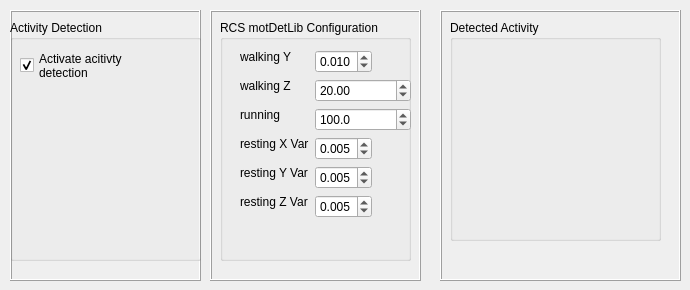
    <widget class="QWidget" name="tabActivityDetectionProperties">
     <attribute name="icon">
      <iconset resource="../../resource/std.qrc">
       <normaloff>:/icons/activitydetection.png</normaloff>:/icons/activitydetection.png</iconset>
     </attribute>
     <attribute name="title">
      <string>Activity</string>
     </attribute>
     <widget class="QFrame" name="frame_5">
      <property name="geometry">
       <rect>
        <x>210</x>
        <y>10</y>
        <width>211</width>
        <height>271</height>
       </rect>
      </property>
      <property name="frameShape">
       <enum>QFrame::Box</enum>
      </property>
      <property name="frameShadow">
       <enum>QFrame::Raised</enum>
      </property>
      <widget class="QGroupBox" name="groupBox_6">
       <property name="geometry">
        <rect>
         <x>10</x>
         <y>10</y>
         <width>191</width>
         <height>241</height>
        </rect>
       </property>
       <property name="title">
        <string>RCS motDetLib Configuration</string>
       </property>
       <widget class="QWidget" name="formLayoutWidget_4">
        <property name="geometry">
         <rect>
          <x>20</x>
          <y>30</y>
          <width>171</width>
          <height>224</height>
         </rect>
        </property>
        <layout class="QFormLayout" name="formLayout_4">
         <item row="0" column="0">
          <widget class="QLabel" name="label_13">
           <property name="sizePolicy">
            <sizepolicy hsizetype="Maximum" vsizetype="Maximum">
             <horstretch>0</horstretch>
             <verstretch>0</verstretch>
            </sizepolicy>
           </property>
           <property name="minimumSize">
            <size>
             <width>60</width>
             <height>0</height>
            </size>
           </property>
           <property name="text">
            <string>walking Y</string>
           </property>
          </widget>
         </item>
         <item row="0" column="1">
          <widget class="QDoubleSpinBox" name="sbWalkingY">
           <property name="sizePolicy">
            <sizepolicy hsizetype="Maximum" vsizetype="Maximum">
             <horstretch>0</horstretch>
             <verstretch>0</verstretch>
            </sizepolicy>
           </property>
           <property name="minimumSize">
            <size>
             <width>49</width>
             <height>0</height>
            </size>
           </property>
           <property name="decimals">
            <number>3</number>
           </property>
           <property name="maximum">
            <double>1.000000000000000</double>
           </property>
           <property name="singleStep">
            <double>0.005000000000000</double>
           </property>
           <property name="value">
            <double>0.010000000000000</double>
           </property>
          </widget>
         </item>
         <item row="1" column="0">
          <widget class="QLabel" name="label_14">
           <property name="sizePolicy">
            <sizepolicy hsizetype="Maximum" vsizetype="Maximum">
             <horstretch>0</horstretch>
             <verstretch>0</verstretch>
            </sizepolicy>
           </property>
           <property name="minimumSize">
            <size>
             <width>60</width>
             <height>0</height>
            </size>
           </property>
           <property name="text">
            <string>walking Z</string>
           </property>
          </widget>
         </item>
         <item row="1" column="1">
          <widget class="QDoubleSpinBox" name="sbWalkingZ">
           <property name="minimum">
            <double>1.000000000000000</double>
           </property>
           <property name="maximum">
            <double>40.000000000000000</double>
           </property>
           <property name="value">
            <double>20.000000000000000</double>
           </property>
          </widget>
         </item>
         <item row="2" column="0">
          <widget class="QLabel" name="label_15">
           <property name="sizePolicy">
            <sizepolicy hsizetype="Maximum" vsizetype="Maximum">
             <horstretch>0</horstretch>
             <verstretch>0</verstretch>
            </sizepolicy>
           </property>
           <property name="minimumSize">
            <size>
             <width>60</width>
             <height>0</height>
            </size>
           </property>
           <property name="text">
            <string>running</string>
           </property>
          </widget>
         </item>
         <item row="2" column="1">
          <widget class="QDoubleSpinBox" name="sbRunning">
           <property name="decimals">
            <number>1</number>
           </property>
           <property name="minimum">
            <double>10.000000000000000</double>
           </property>
           <property name="maximum">
            <double>200.000000000000000</double>
           </property>
           <property name="value">
            <double>100.000000000000000</double>
           </property>
          </widget>
         </item>
         <item row="3" column="0">
          <widget class="QLabel" name="label_16">
           <property name="sizePolicy">
            <sizepolicy hsizetype="Maximum" vsizetype="Maximum">
             <horstretch>0</horstretch>
             <verstretch>0</verstretch>
            </sizepolicy>
           </property>
           <property name="minimumSize">
            <size>
             <width>60</width>
             <height>0</height>
            </size>
           </property>
           <property name="text">
            <string>resting X Var</string>
           </property>
          </widget>
         </item>
         <item row="3" column="1">
          <widget class="QDoubleSpinBox" name="sbRestingX">
           <property name="sizePolicy">
            <sizepolicy hsizetype="Maximum" vsizetype="Maximum">
             <horstretch>0</horstretch>
             <verstretch>0</verstretch>
            </sizepolicy>
           </property>
           <property name="decimals">
            <number>3</number>
           </property>
           <property name="maximum">
            <double>1.000000000000000</double>
           </property>
           <property name="singleStep">
            <double>0.001000000000000</double>
           </property>
           <property name="value">
            <double>0.005000000000000</double>
           </property>
          </widget>
         </item>
         <item row="4" column="0">
          <widget class="QLabel" name="label_17">
           <property name="sizePolicy">
            <sizepolicy hsizetype="Maximum" vsizetype="Maximum">
             <horstretch>0</horstretch>
             <verstretch>0</verstretch>
            </sizepolicy>
           </property>
           <property name="minimumSize">
            <size>
             <width>60</width>
             <height>0</height>
            </size>
           </property>
           <property name="text">
            <string>resting Y Var</string>
           </property>
          </widget>
         </item>
         <item row="4" column="1">
          <widget class="QDoubleSpinBox" name="sbRestingY">
           <property name="sizePolicy">
            <sizepolicy hsizetype="Maximum" vsizetype="Maximum">
             <horstretch>0</horstretch>
             <verstretch>0</verstretch>
            </sizepolicy>
           </property>
           <property name="decimals">
            <number>3</number>
           </property>
           <property name="maximum">
            <double>1.000000000000000</double>
           </property>
           <property name="singleStep">
            <double>0.001000000000000</double>
           </property>
           <property name="value">
            <double>0.005000000000000</double>
           </property>
          </widget>
         </item>
         <item row="5" column="0">
          <widget class="QLabel" name="label_18">
           <property name="sizePolicy">
            <sizepolicy hsizetype="Maximum" vsizetype="Maximum">
             <horstretch>0</horstretch>
             <verstretch>0</verstretch>
            </sizepolicy>
           </property>
           <property name="minimumSize">
            <size>
             <width>60</width>
             <height>0</height>
            </size>
           </property>
           <property name="text">
            <string>resting Z Var</string>
           </property>
          </widget>
         </item>
         <item row="5" column="1">
          <widget class="QDoubleSpinBox" name="sbRestingZ">
           <property name="sizePolicy">
            <sizepolicy hsizetype="Maximum" vsizetype="Maximum">
             <horstretch>0</horstretch>
             <verstretch>0</verstretch>
            </sizepolicy>
           </property>
           <property name="decimals">
            <number>3</number>
           </property>
           <property name="maximum">
            <double>1.000000000000000</double>
           </property>
           <property name="singleStep">
            <double>0.001000000000000</double>
           </property>
           <property name="value">
            <double>0.005000000000000</double>
           </property>
          </widget>
         </item>
        </layout>
       </widget>
      </widget>
     </widget>
     <widget class="QFrame" name="frame_4">
      <property name="geometry">
       <rect>
        <x>10</x>
        <y>10</y>
        <width>191</width>
        <height>271</height>
       </rect>
      </property>
      <property name="frameShape">
       <enum>QFrame::Box</enum>
      </property>
      <property name="frameShadow">
       <enum>QFrame::Raised</enum>
      </property>
      <widget class="QGroupBox" name="groupBox_5">
       <property name="geometry">
        <rect>
         <x>0</x>
         <y>10</y>
         <width>191</width>
         <height>241</height>
        </rect>
       </property>
       <property name="title">
        <string>Activity Detection</string>
       </property>
       <widget class="QCheckBox" name="cbActivtyDetection">
        <property name="geometry">
         <rect>
          <x>10</x>
          <y>30</y>
          <width>181</width>
          <height>31</height>
         </rect>
        </property>
        <property name="text">
         <string>Activate acitivty
detection</string>
        </property>
        <property name="checked">
         <bool>true</bool>
        </property>
       </widget>
      </widget>
     </widget>
     <widget class="QFrame" name="frame_6">
      <property name="geometry">
       <rect>
        <x>440</x>
        <y>10</y>
        <width>241</width>
        <height>271</height>
       </rect>
      </property>
      <property name="frameShape">
       <enum>QFrame::Box</enum>
      </property>
      <property name="frameShadow">
       <enum>QFrame::Raised</enum>
      </property>
      <widget class="QGroupBox" name="groupBox_7">
       <property name="geometry">
        <rect>
         <x>10</x>
         <y>10</y>
         <width>211</width>
         <height>221</height>
        </rect>
       </property>
       <property name="title">
        <string>Detected Activity</string>
       </property>
       <widget class="QWidget" name="formLayoutWidget_3">
        <property name="geometry">
         <rect>
          <x>60</x>
          <y>40</y>
          <width>96</width>
          <height>152</height>
         </rect>
        </property>
        <layout class="QFormLayout" name="formLayout_3">
         <property name="fieldGrowthPolicy">
          <enum>QFormLayout::AllNonFixedFieldsGrow</enum>
         </property>
         <item row="0" column="0">
          <widget class="QLabel" name="labelDetectedActivity">
           <property name="text">
            <string/>
           </property>
           <property name="pixmap">
            <pixmap resource="../../resource/std.qrc">:/icons/unknown.gif</pixmap>
           </property>
          </widget>
         </item>
        </layout>
       </widget>
      </widget>
     </widget>
    </widget>
